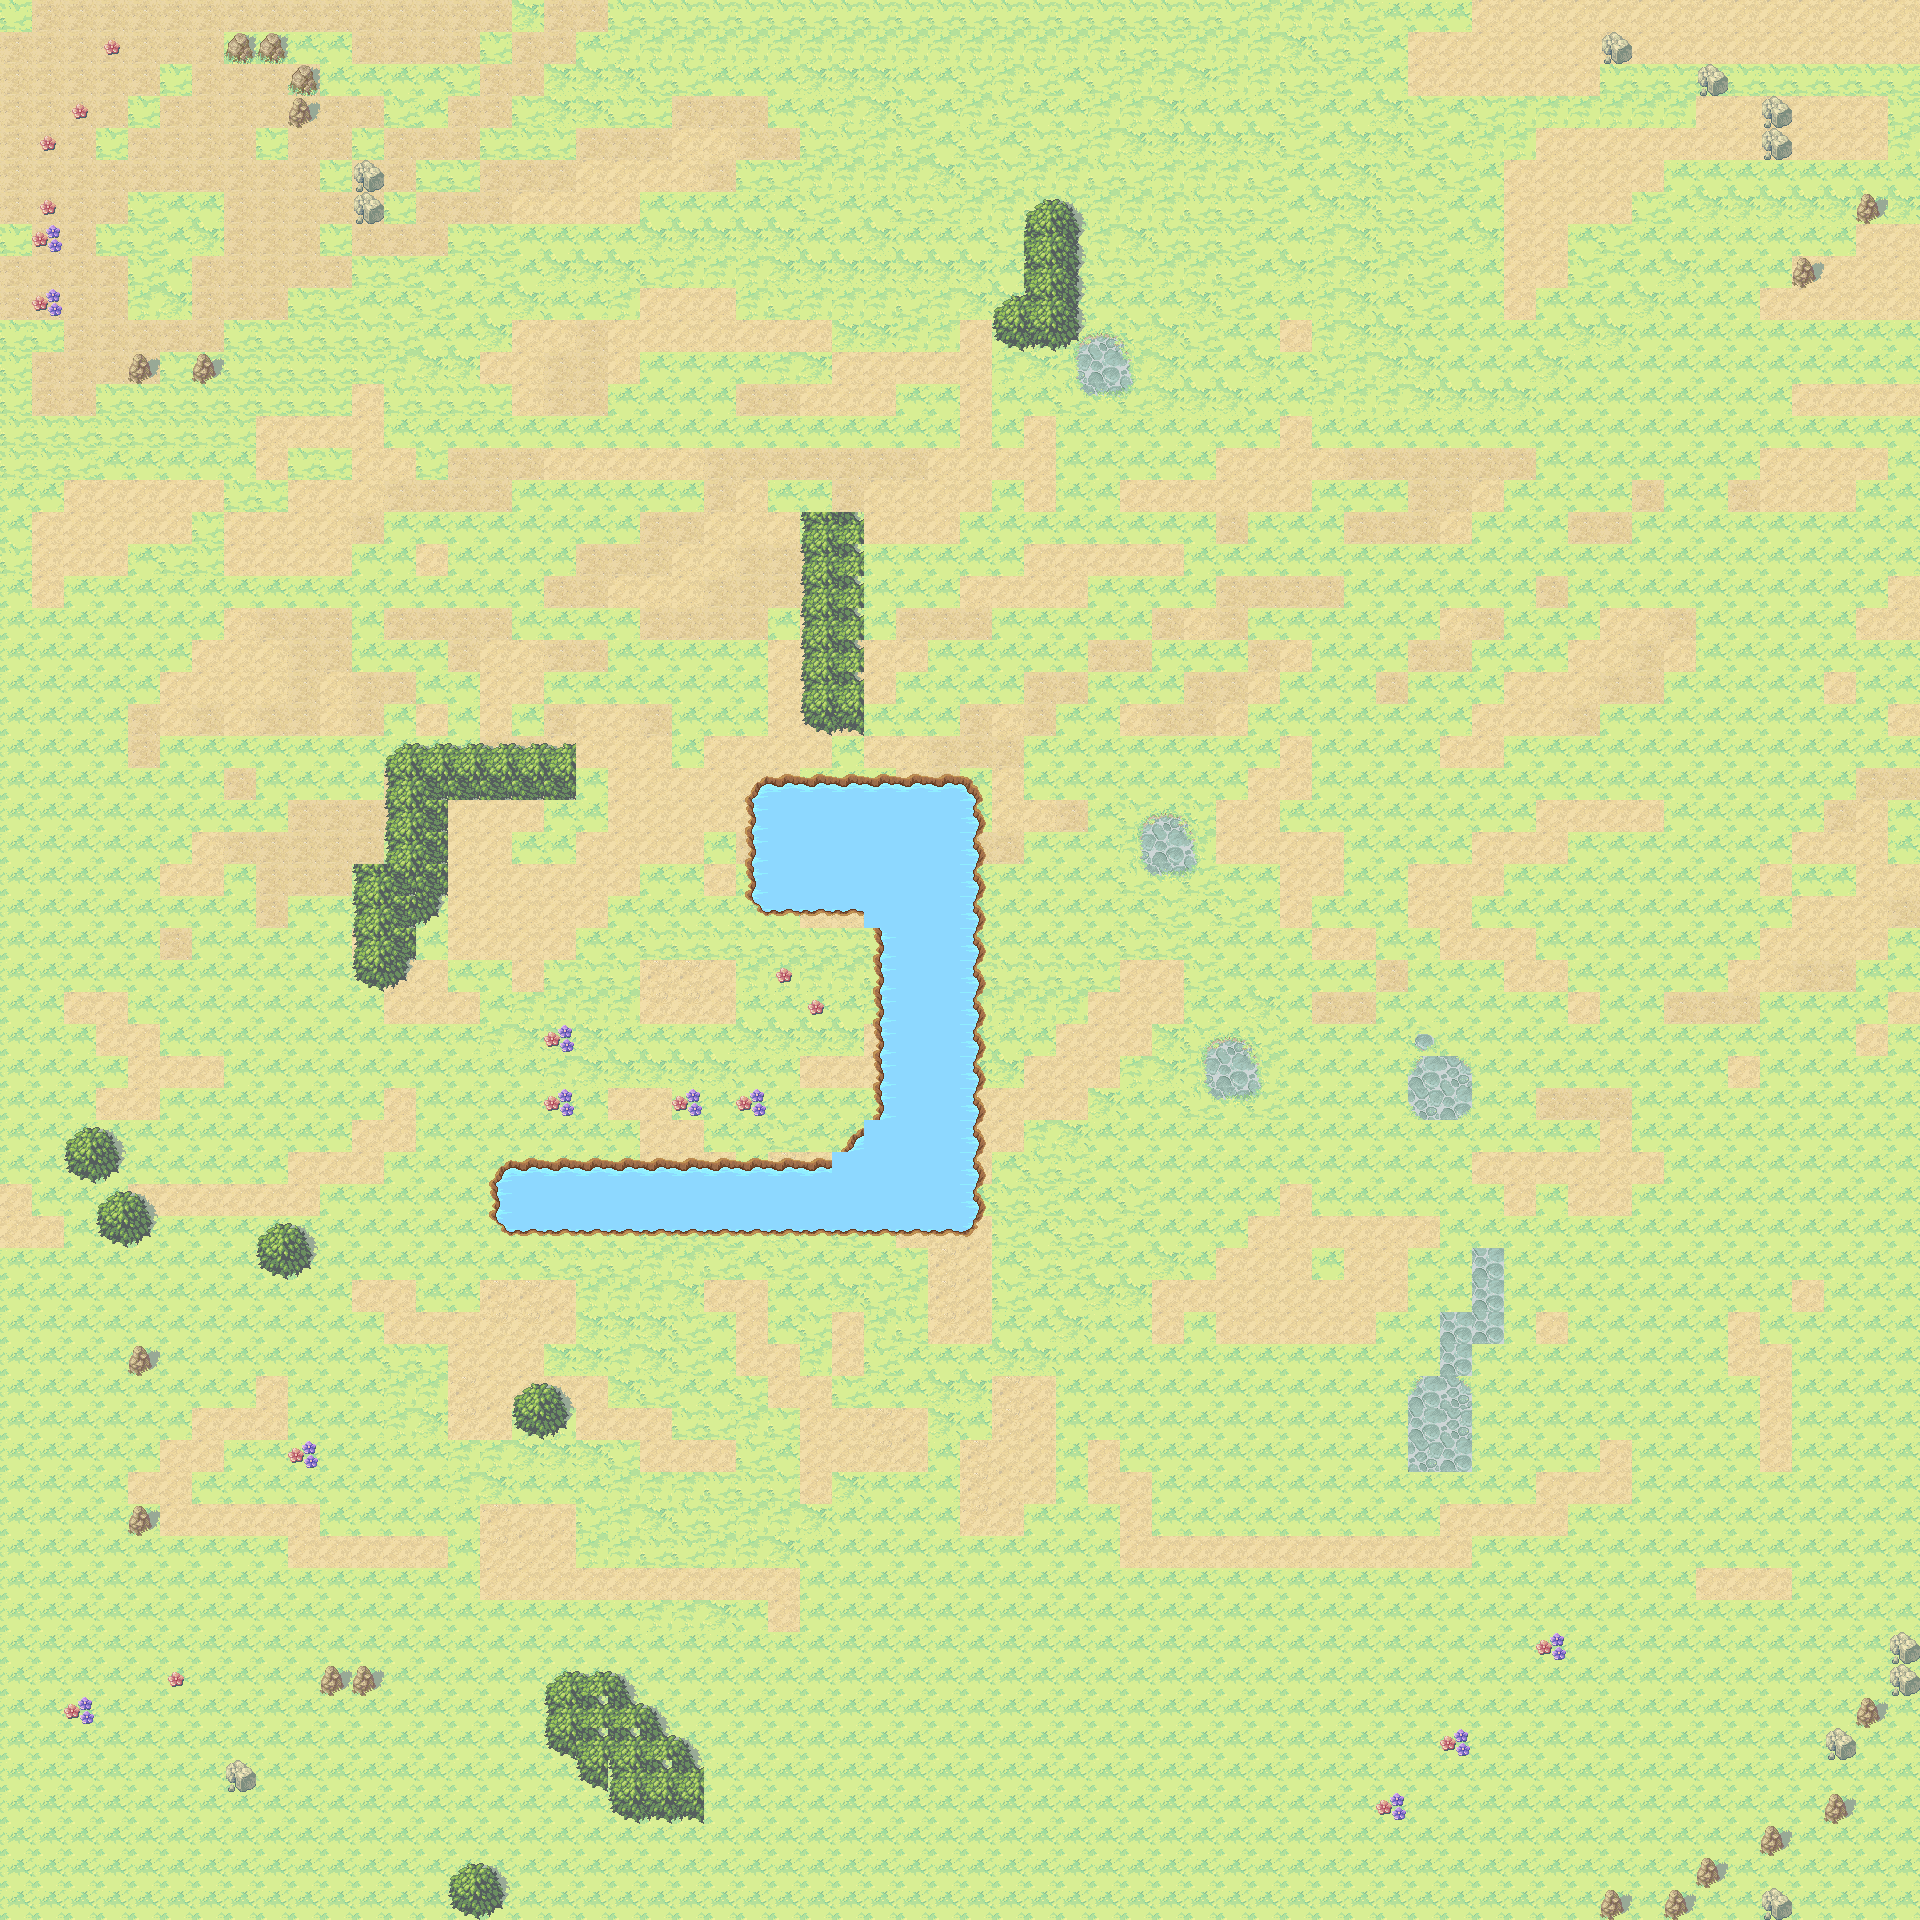

Rendered tile map (Tiled .tmx) drawn with the repository's tilesets; below, a short description and the map source with its tile grids summarised:
An orthogonal 60x60 tile map with 32x32 px tiles, 2 tile layers (Tile Layer 1, Tile Layer 2), 3 tilesets and 34 objects.

<map version="1.0" orientation="orthogonal" renderorder="right-down" width="60" height="60" tilewidth="32" tileheight="32" nextobjectid="39">
 <tileset firstgid="1" name="ground_tiles" tilewidth="32" tileheight="32" tilecount="441" columns="21">
  <image source="../img/map/ground_tiles.png" width="672" height="701" />
 </tileset>
 <tileset firstgid="442" name="terrain" tilewidth="32" tileheight="32" tilecount="1024" columns="32">
  <image source="../img/map/terrain.png" width="1024" height="1024" />
 </tileset>
 <tileset firstgid="1466" name="object- layer" tilewidth="32" tileheight="32" tilecount="84" columns="14">
  <image source="../img/map/object- layer.png" width="477" height="219" />
 </tileset>
 <layer name="Tile Layer 1" width="60" height="60">
  <data>[3600 cells, 3600 non-empty, 28 distinct tile ids]</data>
 </layer>
 <layer name="Tile Layer 2" width="60" height="60">
  <data>[3600 cells, 255 non-empty, 39 distinct tile ids]</data>
 </layer>
 <objectgroup name="Object Layer 2" offsetx="64" offsety="2" />
 <objectgroup name="collision">
  <object id="1" x="354" y="161" width="30" height="61" />
  <object id="2" x="288" y="65" width="31" height="60" />
  <object id="3" x="224" y="33" width="62" height="29" />
  <object id="4" x="194" y="353" width="28" height="29" />
  <object id="7" x="130" y="354" width="25" height="27" />
  <object id="8" x="575" y="800">
   <polyline points="0,0 -130,-1 -130,94 -158,124 -168,174 -190,190 -220,179 -220,67 -188,66 -185,-47 -166,-57 -1,-53 -1,0" />
  </object>
  <object id="9" x="800" y="513" width="64" height="220" />
  <object id="12" x="70" y="1130" width="43" height="46" />
  <object id="13" x="105" y="1195" width="36" height="45" />
  <object id="14" x="271" y="1229" width="30" height="41" />
  <object id="15" x="127" y="1348" width="26" height="26" />
  <object id="16" x="126" y="1505" width="28" height="29" />
  <object id="17" x="321" y="1669" width="20" height="22" />
  <object id="18" x="353" y="1674" width="22" height="17" />
  <object id="19" x="227" y="1762" width="25" height="29" />
  <object id="20" x="457" y="1867" width="37" height="43" />
  <object id="21" x="701" y="1815">
   <polyline points="0,0 -75,-2 -145,-79 -145,-138 -89,-130 -6,-44 0,0" />
  </object>
  <object id="22" x="492" y="1164">
   <polyline points="0,0 2,49 23,69 480,67 494,48 486,-389 275,-390 256,-369 256,-276 259,-262 273,-253 372,-248 385,-231 385,-45 335,-4 2,-1" />
  </object>
  <object id="23" x="1027" y="195" width="49" height="151" />
  <object id="24" x="1601" y="1895" width="20" height="18" />
  <object id="25" x="1665" y="1895" width="20" height="19" />
  <object id="26" x="1698" y="1866" width="23" height="18" />
  <object id="27" x="1760" y="1835" width="23" height="17" />
  <object id="28" x="1828" y="1803" width="21" height="17" />
  <object id="29" x="1825" y="1733" width="29" height="24" />
  <object id="30" x="1856" y="1699" width="24" height="27" />
  <object id="31" x="1890" y="1666" width="27" height="29" />
  <object id="32" x="1893" y="1634" width="27" height="28" />
  <object id="33" x="1857" y="200" width="21" height="18" />
  <object id="34" x="1792" y="264" width="23" height="20" />
  <object id="35" x="1759" y="130" width="31" height="30" />
  <object id="36" x="1761" y="96" width="29" height="30" />
  <object id="37" x="1698" y="68" width="30" height="26" />
  <object id="38" x="1601" y="35" width="29" height="27" />
 </objectgroup>
</map>
